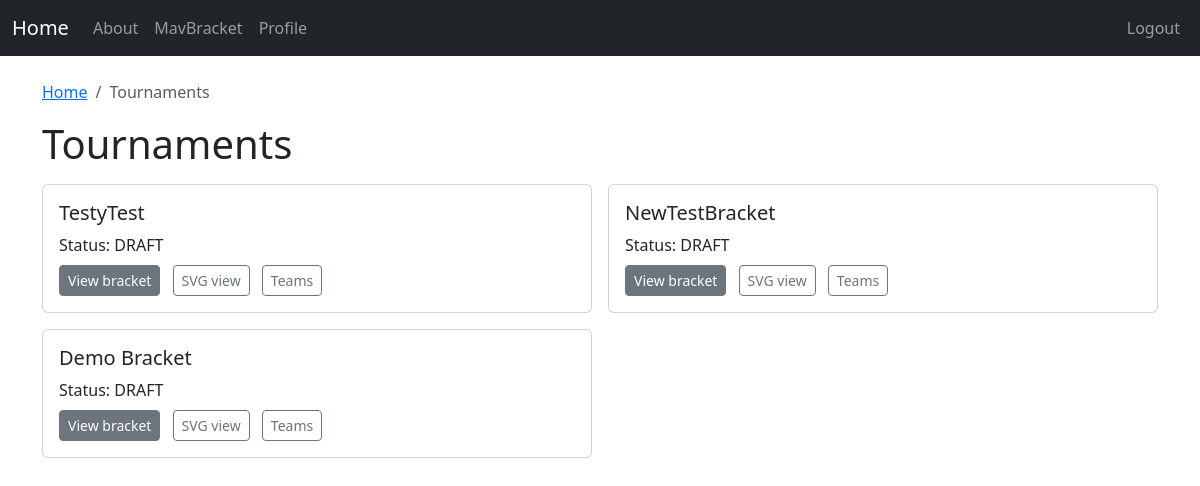
/tournaments/ (signed in), run on the app's committed database.
### mavtournaments/models.py (models this page shows, shortened)
class Tournament(models.Model):
    SINGLE = "SINGLE"
    ELIM_CHOICES = [(SINGLE, "Single Elimination")]
    name = models.CharField(max_length=255)
    elimination_type = models.CharField(max_length=12, choices=ELIM_CHOICES, default=SINGLE)
    team_cap = models.PositiveIntegerField(default=32)
    default_team_size = models.PositiveSmallIntegerField(default=2)
    status = models.CharField(
        max_length=16,
        choices=[("DRAFT", "Draft"), ("ACTIVE", "Active"), ("FINISHED", "Finished")],
        default="DRAFT",
    )
    created_at = models.DateTimeField(auto_now_add=True)

### mavtournaments/views.py (the view)
# urls.py: path("", views.index, name="index"),
@login_required
def index(request):
    qs = Tournament.objects.order_by("-id")
    return render(request, "mavtournaments/index.html", {"tournaments": qs})

### mavtournaments/templates/mavtournaments/index.html (shortened to what this page needs)
{% extends "base.html" %}
{% block content %}
<nav aria-label="breadcrumb"><ol class="breadcrumb">
  <li class="breadcrumb-item"><a href="{% url 'home' %}">Home</a></li>
  <li class="breadcrumb-item active" aria-current="page">Tournaments</li>
</ol></nav>
<div class="d-flex justify-content-between align-items-center mb-3">
  <h1 class="mb-0">Tournaments</h1>
</div>
<div class="row g-3">
  {% for t in tournaments %}
    <div class="col-md-6">
      <div class="card h-100">
        <div class="card-body">
          <h5 class="card-title">{{ t.name }}</h5>
          <p class="card-text mb-2">Status: {{ t.status }}</p>
          <a class="btn btn-secondary btn-sm me-2" href="{% url 'tournaments:bracket' t.id %}">View bracket</a>
          <a class="btn btn-outline-secondary btn-sm me-2" href="{% url 'tournaments:bracket' t.id %}">SVG view</a>
          <a class="btn btn-outline-secondary btn-sm" href="{% url 'tournaments:teams' t.id %}">Teams</a>
        </div>
      </div>
    </div>
  {% empty %}
    <div class="col-12">
      <div class="alert alert-info">No tournaments yet.</div>
    </div>
  {% endfor %}
</div>
{% endblock %}

### data on the page
Tournament: name "TestyTest", status "DRAFT"
Tournament: name "NewTestBracket", status "DRAFT"
Tournament: name "Demo Bracket", status "DRAFT"
